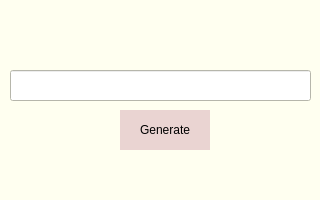
<?xml version="1.0" encoding="UTF-8"?>
<ui version="4.0">
 <class>Form</class>
 <widget class="QWidget" name="Form">
  <property name="geometry">
   <rect>
    <x>0</x>
    <y>0</y>
    <width>320</width>
    <height>200</height>
   </rect>
  </property>
  <property name="sizePolicy">
   <sizepolicy hsizetype="Fixed" vsizetype="Fixed">
    <horstretch>0</horstretch>
    <verstretch>0</verstretch>
   </sizepolicy>
  </property>
  <property name="minimumSize">
   <size>
    <width>320</width>
    <height>200</height>
   </size>
  </property>
  <property name="maximumSize">
   <size>
    <width>320</width>
    <height>200</height>
   </size>
  </property>
  <property name="palette">
   <palette>
    <active>
     <colorrole role="Base">
      <brush brushstyle="SolidPattern">
       <color alpha="255">
        <red>255</red>
        <green>255</green>
        <blue>255</blue>
       </color>
      </brush>
     </colorrole>
     <colorrole role="Window">
      <brush brushstyle="SolidPattern">
       <color alpha="255">
        <red>255</red>
        <green>255</green>
        <blue>240</blue>
       </color>
      </brush>
     </colorrole>
    </active>
    <inactive>
     <colorrole role="Base">
      <brush brushstyle="SolidPattern">
       <color alpha="255">
        <red>255</red>
        <green>255</green>
        <blue>255</blue>
       </color>
      </brush>
     </colorrole>
     <colorrole role="Window">
      <brush brushstyle="SolidPattern">
       <color alpha="255">
        <red>255</red>
        <green>255</green>
        <blue>240</blue>
       </color>
      </brush>
     </colorrole>
    </inactive>
    <disabled>
     <colorrole role="Base">
      <brush brushstyle="SolidPattern">
       <color alpha="255">
        <red>255</red>
        <green>255</green>
        <blue>240</blue>
       </color>
      </brush>
     </colorrole>
     <colorrole role="Window">
      <brush brushstyle="SolidPattern">
       <color alpha="255">
        <red>255</red>
        <green>255</green>
        <blue>240</blue>
       </color>
      </brush>
     </colorrole>
    </disabled>
   </palette>
  </property>
  <property name="windowTitle">
   <string>TTS APP</string>
  </property>
  <widget class="QLineEdit" name="txtQrData">
   <property name="geometry">
    <rect>
     <x>10</x>
     <y>70</y>
     <width>301</width>
     <height>31</height>
    </rect>
   </property>
   <property name="sizePolicy">
    <sizepolicy hsizetype="Fixed" vsizetype="Fixed">
     <horstretch>0</horstretch>
     <verstretch>0</verstretch>
    </sizepolicy>
   </property>
  </widget>
  <widget class="QPushButton" name="btnQrGen">
   <property name="geometry">
    <rect>
     <x>120</x>
     <y>110</y>
     <width>90</width>
     <height>40</height>
    </rect>
   </property>
   <property name="sizePolicy">
    <sizepolicy hsizetype="Fixed" vsizetype="Fixed">
     <horstretch>0</horstretch>
     <verstretch>0</verstretch>
    </sizepolicy>
   </property>
   <property name="maximumSize">
    <size>
     <width>90</width>
     <height>40</height>
    </size>
   </property>
   <property name="styleSheet">
    <string notr="true">border:3px;
background-color: rgb(234, 212, 210);
padding: -10px</string>
   </property>
   <property name="text">
    <string>Generate</string>
   </property>
   <property name="autoDefault">
    <bool>false</bool>
   </property>
   <property name="default">
    <bool>true</bool>
   </property>
   <property name="flat">
    <bool>false</bool>
   </property>
  </widget>
 </widget>
 <resources/>
 <connections/>
</ui>
